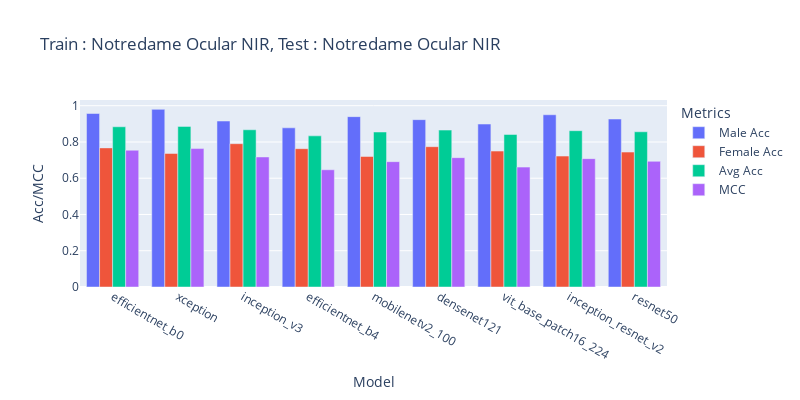

This figure's notebook cell:
### Code cell
df = pd.read_csv('/home/sreeraj/lab/nsf/final_eval/results/across_model_notredame_ocular_nir_gender.csv',)
fig = px.bar(df, x='Model', y=['Male Acc', 'Female Acc', 'Avg Acc', 'MCC'], title='Train : Notredame Ocular NIR, Test : Notredame Ocular NIR', barmode='group', labels={'value': 'Acc/MCC', 'variable': 'Metrics'},width=800, height=400)
fig.show()

### Figure 1 — Plotly figure (JSON) as saved in the notebook; plotly's stock layout.template omitted (floating-point values rounded to 4 significant figures)
{"data": [{"alignmentgroup": "True", "hovertemplate": "Metrics=Male Acc<br>Model=%{x}<br>Acc/MCC=%{y}<extra></extra>", "legendgroup": "Male Acc", "marker": {"color": "#636efa", "pattern": {"shape": ""}}, "name": "Male Acc", "offsetgroup": "Male Acc", "orientation": "v", "showlegend": true, "textposition": "auto", "type": "bar", "x": ["efficientnet_b0", "xception", "inception_v3", "efficientnet_b4", "mobilenetv2_100", "densenet121", "vit_base_patch16_224", "inception_resnet_v2", "resnet50"], "xaxis": "x", "y": [0.957, 0.9799, 0.9155, 0.878, 0.9397, 0.9231, 0.8988, 0.9501, 0.9265], "yaxis": "y"}, {"alignmentgroup": "True", "hovertemplate": "Metrics=Female Acc<br>Model=%{x}<br>Acc/MCC=%{y}<extra></extra>", "legendgroup": "Female Acc", "marker": {"color": "#EF553B", "pattern": {"shape": ""}}, "name": "Female Acc", "offsetgroup": "Female Acc", "orientation": "v", "showlegend": true, "textposition": "auto", "type": "bar", "x": ["efficientnet_b0", "xception", "inception_v3", "efficientnet_b4", "mobilenetv2_100", "densenet121", "vit_base_patch16_224", "inception_resnet_v2", "resnet50"], "xaxis": "x", "y": [0.7674, 0.7365, 0.7905, 0.763, 0.72, 0.774, 0.7497, 0.7222, 0.7442], "yaxis": "y"}, {"alignmentgroup": "True", "hovertemplate": "Metrics=Avg Acc<br>Model=%{x}<br>Acc/MCC=%{y}<extra></extra>", "legendgroup": "Avg Acc", "marker": {"color": "#00cc96", "pattern": {"shape": ""}}, "name": "Avg Acc", "offsetgroup": "Avg Acc", "orientation": "v", "showlegend": true, "textposition": "auto", "type": "bar", "x": ["efficientnet_b0", "xception", "inception_v3", "efficientnet_b4", "mobilenetv2_100", "densenet121", "vit_base_patch16_224", "inception_resnet_v2", "resnet50"], "xaxis": "x", "y": [0.8838, 0.886, 0.8672, 0.8336, 0.8549, 0.8655, 0.8413, 0.8621, 0.8562], "yaxis": "y"}, {"alignmentgroup": "True", "hovertemplate": "Metrics=MCC<br>Model=%{x}<br>Acc/MCC=%{y}<extra></extra>", "legendgroup": "MCC", "marker": {"color": "#ab63fa", "pattern": {"shape": ""}}, "name": "MCC", "offsetgroup": "MCC", "orientation": "v", "showlegend": true, "textposition": "auto", "type": "bar", "x": ["efficientnet_b0", "xception", "inception_v3", "efficientnet_b4", "mobilenetv2_100", "densenet121", "vit_base_patch16_224", "inception_resnet_v2", "resnet50"], "xaxis": "x", "y": [0.7544, 0.7636, 0.7173, 0.6465, 0.6914, 0.7134, 0.6613, 0.708, 0.6932], "yaxis": "y"}], "layout": {"barmode": "group", "height": 400, "legend": {"title": {"text": "Metrics"}, "tracegroupgap": 0}, "title": {"text": "Train : Notredame Ocular NIR, Test : Notredame Ocular NIR"}, "width": 800, "xaxis": {"anchor": "y", "domain": [0, 1], "title": {"text": "Model"}}, "yaxis": {"anchor": "x", "domain": [0, 1], "title": {"text": "Acc/MCC"}}}}
